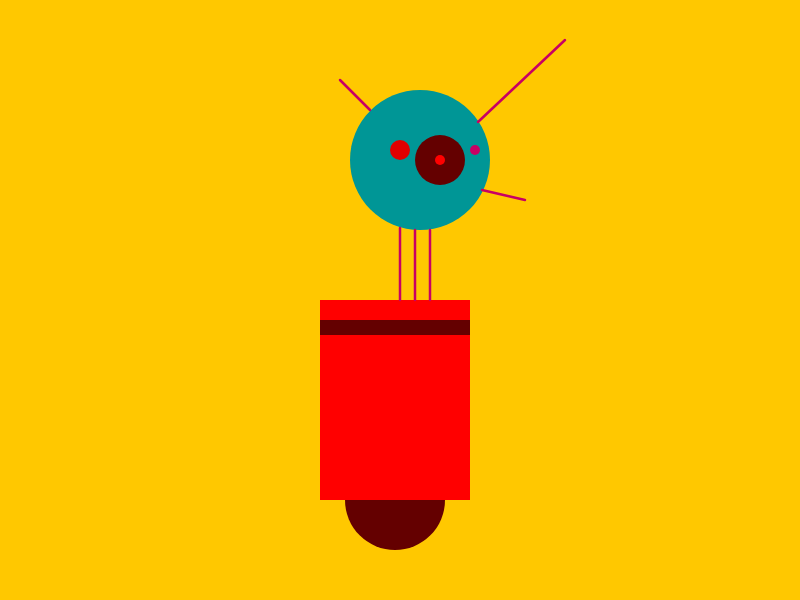
Frame 1 (no input)
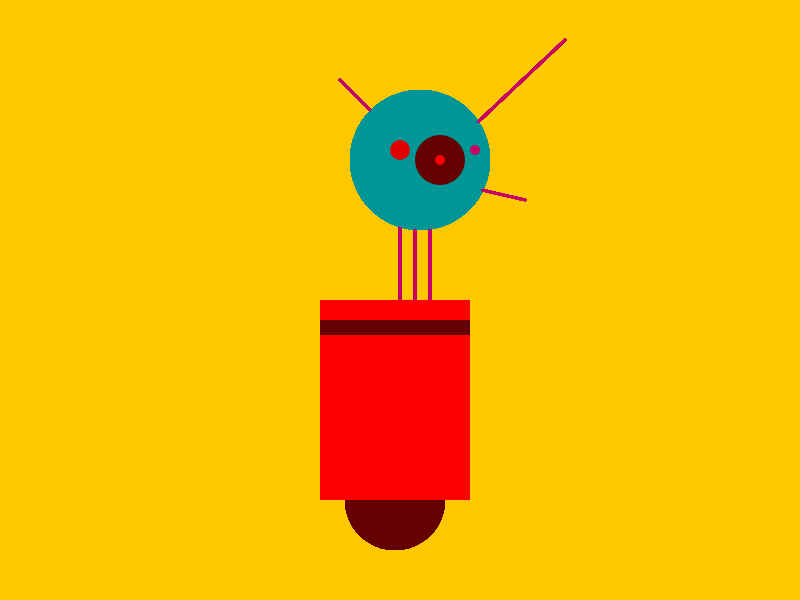
Frame 60 (no input)
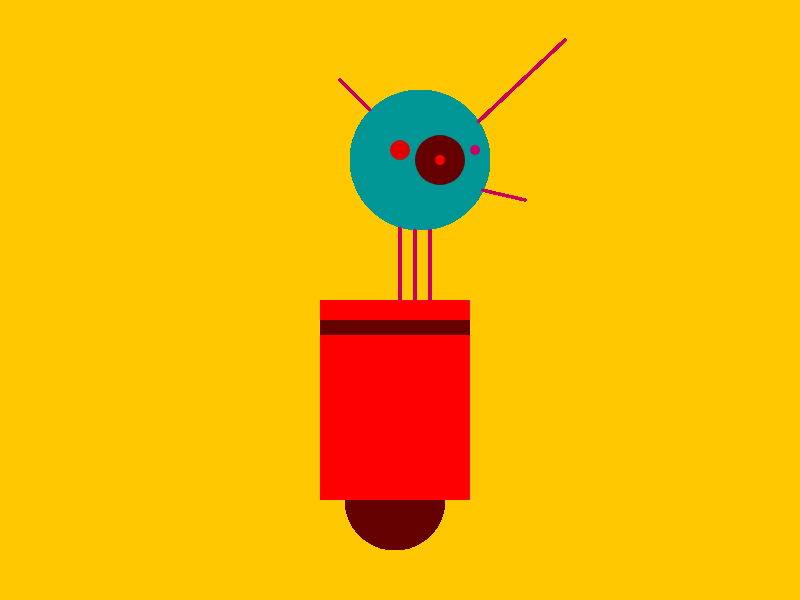
Frame 120 (the mouse pressed at the canvas centre since frame 60)

The p5.js sketch that drew these frames (run headless with seeded random() and noise() and a simulated clock; from frame 60 on, the mouse is pressed at the canvas centre):

// p5.js sketch
// ── sketch.js
function setup() {
  createCanvas(800,600);
  background(255,200,0);
  strokeWeight(2.5);
}

function draw() {
  //head
  fill(0,150,150);
  noStroke();
  ellipse(420,160,140,140);
  
  //eye
  fill(100,0,0);
  ellipse(440,160,50,50);

  //purple
  fill(200,0,100);
  ellipse(475,150,10,10); 
  
  //red
  fill(225,0,0);
  ellipse(400,150,20,20);
  
  //red
  fill(255,0,0);
  ellipse(440,160,10,10);
  
  //wheel
  fill(100,0,0);
  ellipse(395,500,100,100);
  
  //body
  fill(255,0,0);
  rect(320,300,150,200);
  
  fill(100,0,0);
  rect(320,320,150,15);
    
  //neck
  //line1
  stroke(200,0,100)
  line(400,300,400,228);
  
  //line2
  stroke(200,0,100)
  line(415,300,415,230);
  
  //line3
  stroke(200,0,100)
  line(430,300,430,230);
  
  //Antennas
  //line4
  stroke(200,0,100)
  line(340,80,370,110);
  
  //line5
  stroke(200,0,100)
  line(565,40,478,122);
  
  //line6
  stroke(200,0,100)
  line(525,200,482,190);
  
  
}
